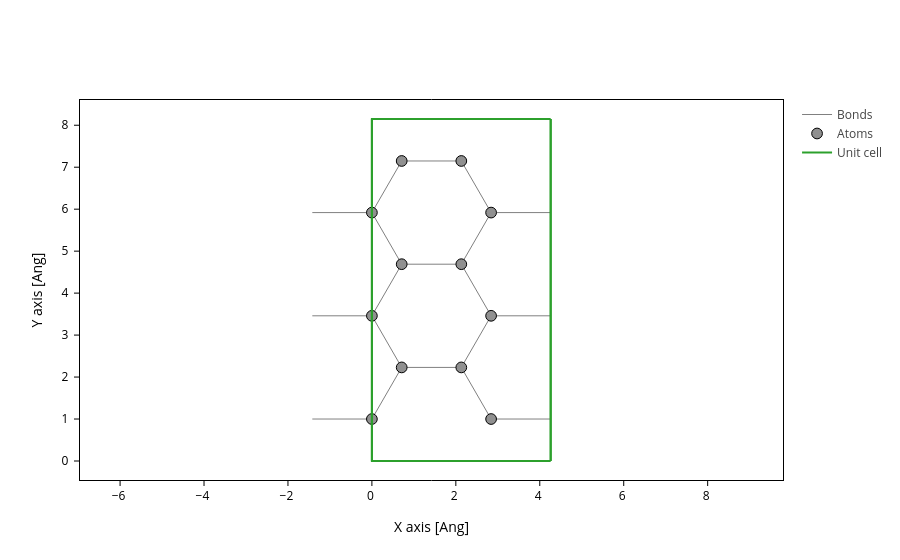

This figure's notebook cell:
### Markdown cell above
# Tiling - $N$ vs. on-site/diagonal of self-energy, $|\Sigma_0 - \Sigma_{N/2}|$

### Code cell
H_final.geometry.close(3)
gr = sisl.geom.graphene_nanoribbon(6, vacuum=2, kind="armchair")
gr.set_nsc([3,3,1])

# gg = gr.tile(3,0).tile(3,1)
gg = gr.tile(1,0)
gg.plot(axes="xy")

### Figure 1 — Plotly figure (JSON) as saved in the notebook; plotly's stock layout.template omitted (floating-point values rounded to 4 significant figures; data arrays with more than 128 entries replaced by an {"elided": "..."} marker saying what was removed)
{"data": [{"line": {"color": "gray", "width": 1}, "meta": {}, "mode": "lines", "name": "Bonds", "opacity": 1, "type": "scatter", "x": {"elided": "399 float values"}, "y": {"elided": "399 float values"}}, {"marker": {"color": "#909090", "line": {"color": "black", "width": 1}, "opacity": 1, "size": 10.72}, "meta": {}, "mode": "markers", "name": "Atoms", "opacity": 1, "type": "scatter", "x": [0.0, 0.0, 0.0, 0.71, 0.71, 0.71, 2.13, 2.13, 2.13, 2.84, 2.84, 2.84], "y": [1.0, 3.46, 5.919, 2.23, 4.689, 7.149, 2.23, 4.689, 7.149, 1.0, 3.46, 5.919]}, {"meta": {}, "mode": "lines", "name": "Unit cell", "type": "scatter", "x": [0.0, 0.0, 4.26, 4.26, 0.0, 0.0, NaN, 0.0, 0.0, 0.0, 4.26, 4.26, 0.0, NaN, 4.26, 4.26, NaN, 4.26, 4.26], "y": [0.0, 8.149, 8.149, 8.149, 8.149, 8.149, NaN, 8.149, 0.0, 0.0, 0.0, 0.0, 0.0, NaN, 8.149, 0.0, NaN, 8.149, 0.0]}], "layout": {"scene": {"aspectmode": "data", "xaxis": {"title": {"text": "X axis [Ang]"}}, "yaxis": {"title": {"text": "Y axis [Ang]"}}}, "xaxis": {"scaleanchor": "y", "scaleratio": 1, "title": {"text": "X axis [Ang]"}}, "yaxis": {"title": {"text": "Y axis [Ang]"}}}}
